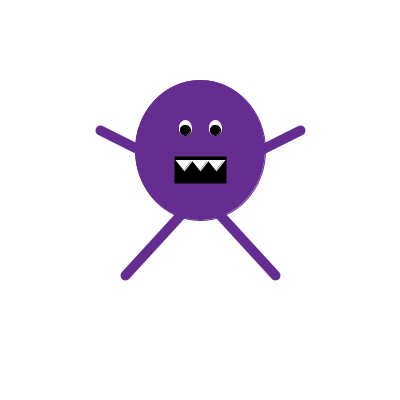
Frame 1 (no input)
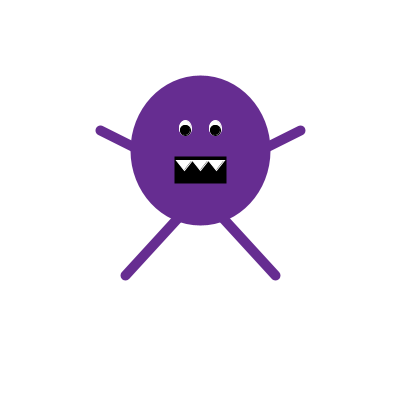
Frame 60 (the mouse pressed at the canvas centre just before this capture)
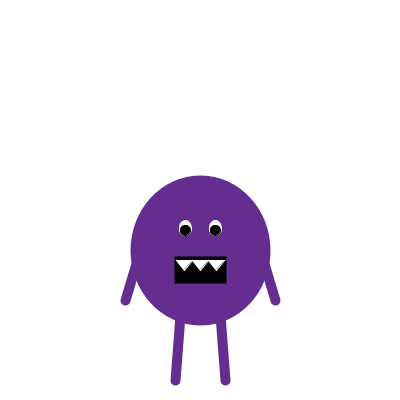
Frame 120 (the mouse held since frame 60 and released just before this capture)

The Processing sketch that drew these frames (run headless with seeded random() and noise(); from frame 60 on, the mouse is pressed at the canvas centre):

// Processing sketch: processing_23923
// ── processing_23923.pde

int x = 200;
int y = 250;

void setup() {
  size(400,400);
  smooth();
}

void draw() {  //bending knees
  background(255);
  if (mouseY>266) {
    int y = 275;
    background(255);
fill(102,45,145);
stroke(102,45,145);
ellipse(x,y,130,140);
fill(0);
stroke(0);
strokeWeight(2);
rectMode(CENTER);
rect(x,y+20,50,25);
fill(255);
stroke(255);
strokeWeight(1);
triangle(x-24,y+10,x-8,y+10,x-16,y+20);
triangle(x-8,y+10,x+8,y+10,x,y+20);
triangle(x+8,y+10,x+24,y+10,x+16,y+20);
fill(255);
stroke(255);
ellipse(x-15,y-22,12,15);
ellipse(x+15,y-22,12,15);
fill(0);
stroke(0);
ellipse(x-15,y-20,10,10);
ellipse(x+15,y-20,10,10);
stroke(102,45,145);
strokeWeight(10);
line(x-20,y+65,x-40,y+95);
line(x-40,y+95,x-35,y+115);
line(x+20,y+65,x+40,y+95);
line(x+40,y+95,x+35,y+115);
line(x-60,y,x-75,y+50);
line(x+60,y,x+75,y+50);
}

if (mouseY<133) {  //star jump
  y = 150;
  background(255);
  fill(102,45,145);
  stroke(102,45,145);
  ellipse(x,y,130,140);
  fill(0);
  stroke(0);
  strokeWeight(2);
  rectMode(CENTER);
  rect(x,y+20,50,25);
  fill(255);
  stroke(255);
  strokeWeight(1);
  triangle(x-24,y+10,x-8,y+10,x-16,y+20);
  triangle(x-8,y+10,x+8,y+10,x,y+20);
  triangle(x+8,y+10,x+24,y+10,x+16,y+20);
  fill(255);
  stroke(255);
  ellipse(x-15,y-22,12,15);
  ellipse(x+15,y-22,12,15);
  fill(0);
  stroke(0);
  ellipse(x-15,y-20,10,10);
  ellipse(x+15,y-20,10,10);
  stroke(102,45,145);
  strokeWeight(10);
  line(x-20,y+65,x-75,y+125);
  line(x+20,y+65,x+75,y+125);
  line(x-60,y,x-100,y-20);
  line(x+60,y,x+100,y-20);
}

if (mousePressed) {  //mega star jump
  y = 150;
  background(255);
  fill(102,45,145);
  stroke(102,45,145);
  ellipse(x,y,130,140);
  fill(0);
  stroke(0);
  strokeWeight(2);
  rectMode(CENTER);
  rect(x,y+20,50,25);
  fill(255);
  stroke(255);
  strokeWeight(1);
  triangle(x-24,y+10,x-8,y+10,x-16,y+20);
  triangle(x-8,y+10,x+8,y+10,x,y+20);
  triangle(x+8,y+10,x+24,y+10,x+16,y+20);
  fill(255);
  stroke(255);
  ellipse(x-15,y-22,24,30);
  ellipse(x+15,y-22,24,30);
  fill(0);
  stroke(0);
  ellipse(x-15,y-20,20,20);
  ellipse(x+15,y-20,20,20);
  stroke(102,45,145);
  strokeWeight(10);
  line(x-20,y+65,x-75,y+125);
  line(x+20,y+65,x+75,y+125);
  line(x-60,y,x-100,y-20);
  line(x+60,y,x+100,y-20);
}

  if(mouseY>133)
  if(mouseY<266) {  //standing
    y = 250;
    background(255);
    fill(102,45,145);
stroke(102,45,145);
ellipse(x,y,130,140);
fill(0);
stroke(0);
strokeWeight(2);
rectMode(CENTER);
rect(x,y+20,50,25);
fill(255);
stroke(255);
strokeWeight(1);
triangle(x-24,y+10,x-8,y+10,x-16,y+20);
triangle(x-8,y+10,x+8,y+10,x,y+20);
triangle(x+8,y+10,x+24,y+10,x+16,y+20);
fill(255);
stroke(255);
ellipse(x-15,y-22,12,15);
ellipse(x+15,y-22,12,15);
fill(0);
stroke(0);
ellipse(x-15,y-20,10,10);
ellipse(x+15,y-20,10,10);
stroke(102,45,145);
strokeWeight(10);
line(x-20,y+65,x-25,y+130);
line(x+20,y+65,x+25,y+130);
line(x-60,y,x-75,y+50);
line(x+60,y,x+75,y+50);
  }
}
